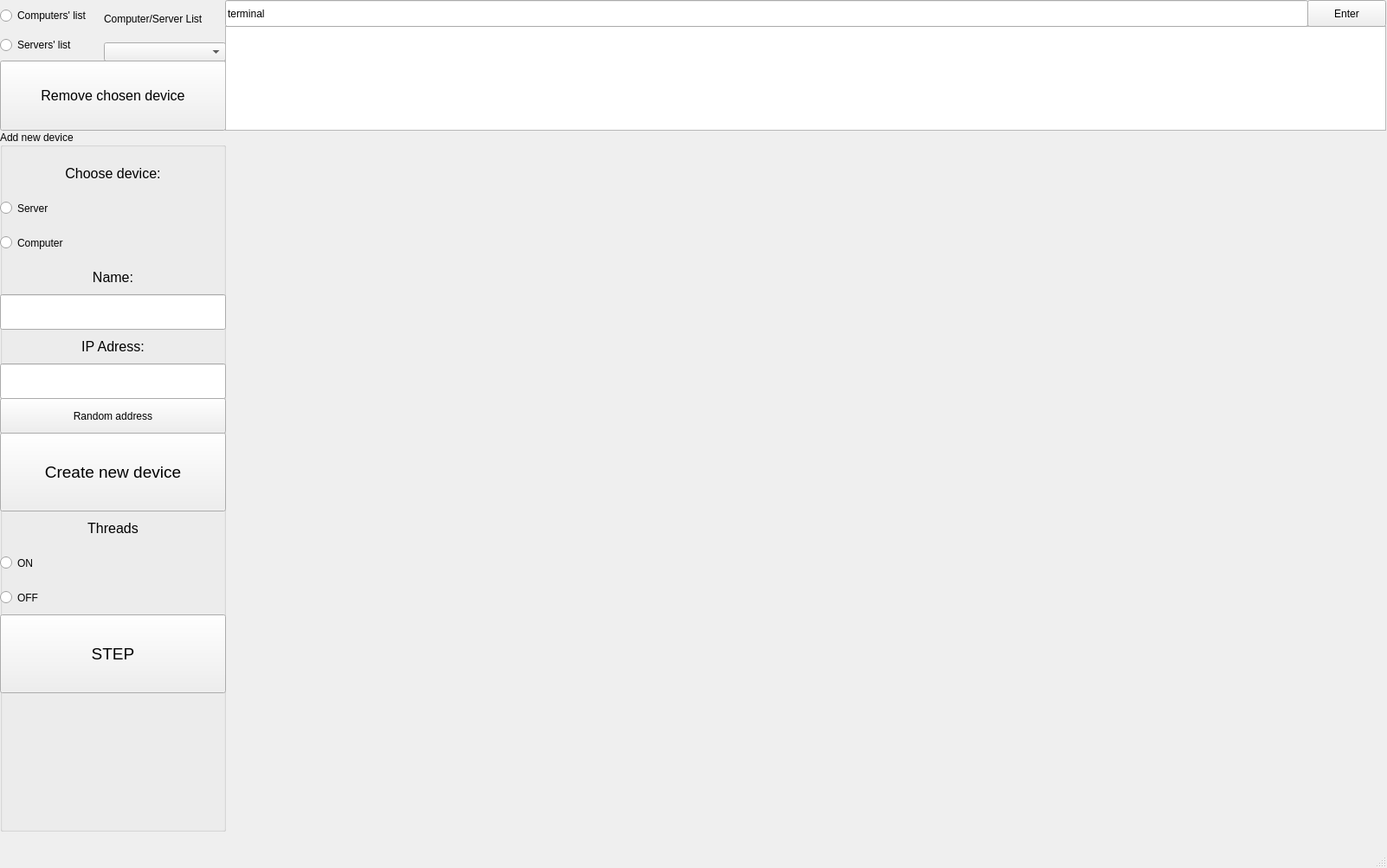
<?xml version="1.0" encoding="UTF-8"?>
<ui version="4.0">
 <class>MainWindow</class>
 <widget class="QMainWindow" name="MainWindow">
  <property name="geometry">
   <rect>
    <x>0</x>
    <y>0</y>
    <width>1602</width>
    <height>1003</height>
   </rect>
  </property>
  <property name="windowTitle">
   <string>MainWindow</string>
  </property>
  <property name="layoutDirection">
   <enum>Qt::LeftToRight</enum>
  </property>
  <widget class="QWidget" name="centralwidget">
   <property name="enabled">
    <bool>true</bool>
   </property>
   <widget class="QWidget" name="verticalLayoutWidget">
    <property name="geometry">
     <rect>
      <x>0</x>
      <y>0</y>
      <width>121</width>
      <height>71</height>
     </rect>
    </property>
    <layout class="QVBoxLayout" name="verticalLayout">
     <item>
      <widget class="QRadioButton" name="computerListButton">
       <property name="text">
        <string>Computers' list</string>
       </property>
       <attribute name="buttonGroup">
        <string notr="true">devicesGroup</string>
       </attribute>
      </widget>
     </item>
     <item>
      <widget class="QRadioButton" name="serverListButton">
       <property name="text">
        <string>Servers' list</string>
       </property>
       <attribute name="buttonGroup">
        <string notr="true">devicesGroup</string>
       </attribute>
      </widget>
     </item>
    </layout>
   </widget>
   <widget class="QWidget" name="verticalLayoutWidget_2">
    <property name="geometry">
     <rect>
      <x>120</x>
      <y>0</y>
      <width>141</width>
      <height>71</height>
     </rect>
    </property>
    <layout class="QVBoxLayout" name="verticalLayout_2">
     <item>
      <widget class="QLabel" name="label">
       <property name="text">
        <string>Computer/Server List</string>
       </property>
      </widget>
     </item>
     <item>
      <widget class="QComboBox" name="listComboBox"/>
     </item>
    </layout>
   </widget>
   <widget class="QPushButton" name="removeDeviceButton">
    <property name="geometry">
     <rect>
      <x>0</x>
      <y>70</y>
      <width>261</width>
      <height>81</height>
     </rect>
    </property>
    <property name="font">
     <font>
      <pointsize>12</pointsize>
     </font>
    </property>
    <property name="text">
     <string>Remove chosen device</string>
    </property>
   </widget>
   <widget class="QGroupBox" name="groupBox">
    <property name="geometry">
     <rect>
      <x>0</x>
      <y>150</y>
      <width>261</width>
      <height>811</height>
     </rect>
    </property>
    <property name="title">
     <string>Add new device</string>
    </property>
    <property name="alignment">
     <set>Qt::AlignLeading|Qt::AlignLeft|Qt::AlignVCenter</set>
    </property>
    <widget class="QLabel" name="label_3">
     <property name="geometry">
      <rect>
       <x>0</x>
       <y>150</y>
       <width>261</width>
       <height>41</height>
      </rect>
     </property>
     <property name="font">
      <font>
       <pointsize>12</pointsize>
      </font>
     </property>
     <property name="text">
      <string>Name:</string>
     </property>
     <property name="alignment">
      <set>Qt::AlignCenter</set>
     </property>
    </widget>
    <widget class="QLineEdit" name="nameEdit">
     <property name="geometry">
      <rect>
       <x>0</x>
       <y>190</y>
       <width>261</width>
       <height>41</height>
      </rect>
     </property>
    </widget>
    <widget class="QLabel" name="label_4">
     <property name="geometry">
      <rect>
       <x>0</x>
       <y>230</y>
       <width>261</width>
       <height>41</height>
      </rect>
     </property>
     <property name="font">
      <font>
       <pointsize>12</pointsize>
      </font>
     </property>
     <property name="text">
      <string>IP Adress:</string>
     </property>
     <property name="alignment">
      <set>Qt::AlignCenter</set>
     </property>
    </widget>
    <widget class="QLineEdit" name="adressEdit">
     <property name="geometry">
      <rect>
       <x>0</x>
       <y>270</y>
       <width>261</width>
       <height>41</height>
      </rect>
     </property>
    </widget>
    <widget class="QLabel" name="label_5">
     <property name="geometry">
      <rect>
       <x>0</x>
       <y>30</y>
       <width>261</width>
       <height>41</height>
      </rect>
     </property>
     <property name="font">
      <font>
       <pointsize>12</pointsize>
      </font>
     </property>
     <property name="text">
      <string>Choose device:</string>
     </property>
     <property name="alignment">
      <set>Qt::AlignCenter</set>
     </property>
    </widget>
    <widget class="QRadioButton" name="createServerButton">
     <property name="geometry">
      <rect>
       <x>0</x>
       <y>70</y>
       <width>261</width>
       <height>41</height>
      </rect>
     </property>
     <property name="text">
      <string>Server</string>
     </property>
     <attribute name="buttonGroup">
      <string notr="true">createButtonGroup</string>
     </attribute>
    </widget>
    <widget class="QRadioButton" name="computerButton">
     <property name="geometry">
      <rect>
       <x>0</x>
       <y>110</y>
       <width>261</width>
       <height>41</height>
      </rect>
     </property>
     <property name="text">
      <string>Computer</string>
     </property>
     <attribute name="buttonGroup">
      <string notr="true">createButtonGroup</string>
     </attribute>
    </widget>
    <widget class="QPushButton" name="createButton">
     <property name="geometry">
      <rect>
       <x>0</x>
       <y>350</y>
       <width>261</width>
       <height>91</height>
      </rect>
     </property>
     <property name="font">
      <font>
       <pointsize>14</pointsize>
      </font>
     </property>
     <property name="text">
      <string>Create new device</string>
     </property>
    </widget>
    <widget class="QPushButton" name="randomAddressButton">
     <property name="geometry">
      <rect>
       <x>0</x>
       <y>310</y>
       <width>261</width>
       <height>41</height>
      </rect>
     </property>
     <property name="text">
      <string>Random address</string>
     </property>
    </widget>
    <widget class="QLabel" name="label_6">
     <property name="geometry">
      <rect>
       <x>0</x>
       <y>440</y>
       <width>261</width>
       <height>41</height>
      </rect>
     </property>
     <property name="font">
      <font>
       <pointsize>12</pointsize>
      </font>
     </property>
     <property name="text">
      <string>Threads</string>
     </property>
     <property name="alignment">
      <set>Qt::AlignCenter</set>
     </property>
    </widget>
    <widget class="QRadioButton" name="onThreadButton">
     <property name="geometry">
      <rect>
       <x>0</x>
       <y>480</y>
       <width>261</width>
       <height>41</height>
      </rect>
     </property>
     <property name="text">
      <string>ON</string>
     </property>
     <attribute name="buttonGroup">
      <string notr="true">threadsGroup</string>
     </attribute>
    </widget>
    <widget class="QRadioButton" name="offThreadButton">
     <property name="geometry">
      <rect>
       <x>0</x>
       <y>520</y>
       <width>261</width>
       <height>41</height>
      </rect>
     </property>
     <property name="text">
      <string>OFF</string>
     </property>
     <attribute name="buttonGroup">
      <string notr="true">threadsGroup</string>
     </attribute>
    </widget>
    <widget class="QPushButton" name="stepButton">
     <property name="geometry">
      <rect>
       <x>0</x>
       <y>560</y>
       <width>261</width>
       <height>91</height>
      </rect>
     </property>
     <property name="font">
      <font>
       <pointsize>14</pointsize>
      </font>
     </property>
     <property name="text">
      <string>STEP</string>
     </property>
    </widget>
   </widget>
   <widget class="QListView" name="terminalEntry">
    <property name="geometry">
     <rect>
      <x>260</x>
      <y>30</y>
      <width>1341</width>
      <height>121</height>
     </rect>
    </property>
    <property name="styleSheet">
     <string notr="true"/>
    </property>
   </widget>
   <widget class="QLineEdit" name="terminal">
    <property name="geometry">
     <rect>
      <x>260</x>
      <y>0</y>
      <width>1251</width>
      <height>31</height>
     </rect>
    </property>
    <property name="text">
     <string>terminal</string>
    </property>
   </widget>
   <widget class="QPushButton" name="terminalEnterButton">
    <property name="geometry">
     <rect>
      <x>1510</x>
      <y>0</y>
      <width>91</width>
      <height>31</height>
     </rect>
    </property>
    <property name="minimumSize">
     <size>
      <width>91</width>
      <height>31</height>
     </size>
    </property>
    <property name="text">
     <string>Enter</string>
    </property>
   </widget>
  </widget>
  <widget class="QMenuBar" name="menubar">
   <property name="geometry">
    <rect>
     <x>0</x>
     <y>0</y>
     <width>1602</width>
     <height>26</height>
    </rect>
   </property>
  </widget>
  <widget class="QStatusBar" name="statusbar"/>
 </widget>
 <resources>
  <include location="image.qrc"/>
 </resources>
 <connections/>
 <buttongroups>
  <buttongroup name="createButtonGroup"/>
  <buttongroup name="devicesGroup"/>
  <buttongroup name="threadsGroup"/>
 </buttongroups>
</ui>
